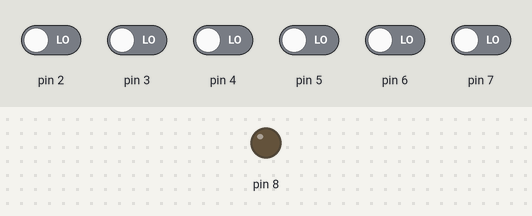
This sketch was run on a simulated Arduino Leonardo, built with avr-gcc and run on an emulated ATmega32U4. Shown: output pins drawn as LEDs (lit = HIGH). The test bench sets the inputs (shaded band); at power-on: pin 2–7 LOW. USB keyboard and mouse output is not drawn.

Above: at 1.2 s.
1.3 s: pin 2 driven HIGH
At 2.0 s:
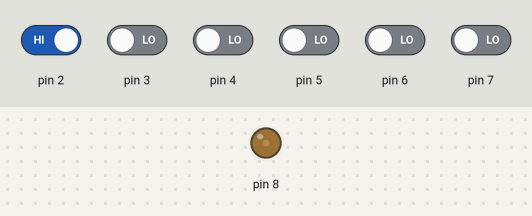
2.8 s: pin 3 driven HIGH
At 3.9 s:
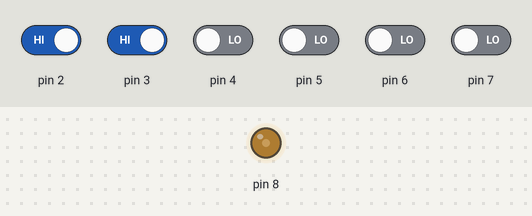
4.4 s: pin 4 driven HIGH
At 5.1 s:
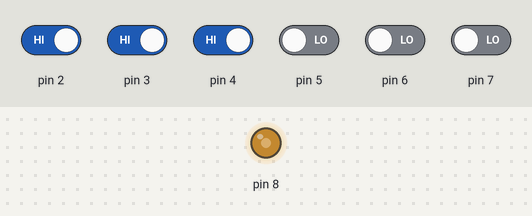
6.0 s: pin 5 driven HIGH
At 7.3 s:
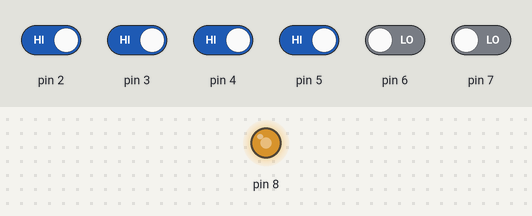
7.6 s: pin 6 driven HIGH
At 8.7 s:
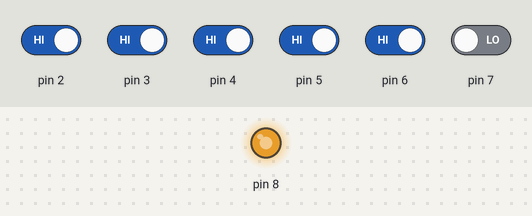
9.2 s: pin 7 driven HIGH
At 9.7 s:
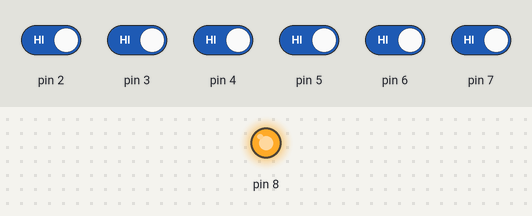
Timing chart, 0 to 11.7 s (numbered marks = the images above; inputs shaded):
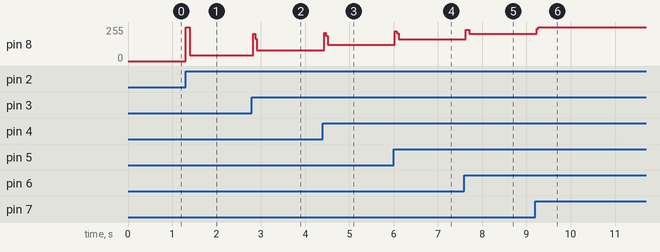

Measured:
- after the input at 1.3 s, pin 8: 0/255 → 255/255 at once, → 44/255 0.09 s later
- after the input at 2.8 s, pin 8: 44/255 → 80/255 at once
- after the input at 4.4 s, pin 8: 80/255 → 122/255 at once
- after the input at 6.0 s, pin 8: 122/255 → 165/255 at once
- after the input at 7.6 s, pin 8: 165/255 → 233/255 at once, → 203/255 0.08 s later
- after the input at 9.2 s, pin 8: 203/255 → 255/255 at once

The sketch:

musicController.ino
```cpp
//This is a code meant for the Arduino Leonardo connected through USB port working as keyboard with the computer (hence the Keyboard library is required)


#include <Keyboard.h>

// set pin numbers for the five bttons:
char arr = KEY_UP_ARROW;
char der = KEY_RIGHT_ARROW;
char aba = KEY_DOWN_ARROW;
char izq = KEY_LEFT_ARROW;
char bac = KEY_BACKSPACE;
char esc = KEY_ESC;

//need to check when the button is being pressed and realeased
bool ArrUp = LOW;
bool AbaUp = LOW;
bool DerUp = LOW;
bool IzqUp = LOW;
bool BacUp = LOW;
bool EscUp = LOW;

void setup() {
 // initialize the buttons' inputs:
  pinMode(2, INPUT);
  pinMode(3, INPUT);
  pinMode(4, INPUT);
  pinMode(5, INPUT);
  pinMode(6, INPUT);
  pinMode(7, INPUT);

 //vibratig motor for haptic signal pin
  pinMode(8,OUTPUT);
  int Lola = analogRead (8);

  Serial.begin(9600);
  //initialize keyboard control
  Keyboard.begin();
}

void loop() {

//If a pin gets activated it checks if there is any other button being pressed and if there isnt then it acts, once it is clicked it realeses again <?
  if (digitalRead(2) == HIGH) {
  digitalWrite (8, HIGH);
  if (ArrUp == LOW) {
  //press
  Keyboard.press(arr);
  ArrUp = HIGH;
  delay (50);
  }
  }else{
  digitalWrite (8, LOW);
  if(ArrUp == HIGH){
  //releasing
  Keyboard.releaseAll();
  ArrUp = LOW;
  }
  }

  if (digitalRead(3) == HIGH) {
  digitalWrite (8, HIGH);
  if (AbaUp == LOW) {
  //press
  Keyboard.press(aba);
  AbaUp = HIGH;
  delay (50);
  }
  }else{
  digitalWrite (8, LOW);
  if(AbaUp == HIGH){
  //releasing
  Keyboard.releaseAll();
  AbaUp = LOW;
  }
  }

if (digitalRead(4) == HIGH) {
  digitalWrite (8, HIGH);
  if (DerUp == LOW) {
  //press
  Keyboard.press(der);
  DerUp = HIGH;
  delay (50);
  }
  }else{
  digitalWrite (8, LOW);
  if(DerUp == HIGH){
  //releasing
  Keyboard.releaseAll();
  DerUp = LOW;
  }
  }

if (digitalRead(5) == HIGH) {
  digitalWrite (8, HIGH);
  if (IzqUp == LOW) {
  //press
  Keyboard.press(izq);
  IzqUp = HIGH;
  delay (50);
  }
  }else{
  digitalWrite (8, LOW);
  if(IzqUp == HIGH){
  //releasing
  Keyboard.releaseAll();
  IzqUp = LOW;
  }
  }

if (digitalRead(6) == HIGH) {
  digitalWrite (8, HIGH);
  if (BacUp == LOW) {
  //press
  Keyboard.press(bac);
  BacUp = HIGH;
  delay (50);
  }
  }else{
  digitalWrite (8, LOW);
  if(BacUp == HIGH){
  //releasing
  Keyboard.releaseAll();
  BacUp = LOW;
  }
  }
if (digitalRead(7) == HIGH) {
  digitalWrite (8, HIGH);
  if (EscUp == LOW) {
  //press
  Keyboard.press(esc);
  EscUp = HIGH;
  delay (50);
  }
  }else{
  digitalWrite (8, LOW);
  if(EscUp == HIGH){
  //releasing
  Keyboard.releaseAll();
  EscUp = LOW;
  }
  }
}
```
